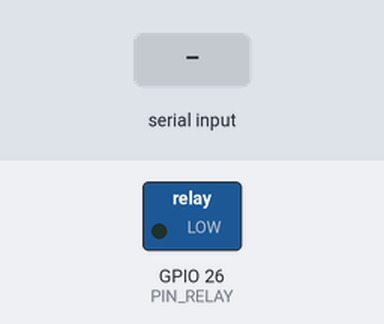
Bench run of a sketch on a simulated ESP32. Shown: switched loads named in the sketch (green lamp = pin HIGH). Dashed ring = blinking. Inputs (shaded band) come from the test bench. What the sketch prints to the serial monitor is not drawn.

Above: at 1.5 s.
1.6 s: "c\n" received over Serial
At 3.46 s:
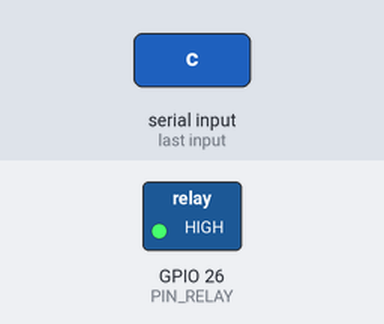
6.1 s: "l\n" received over Serial
At 7.3 s:
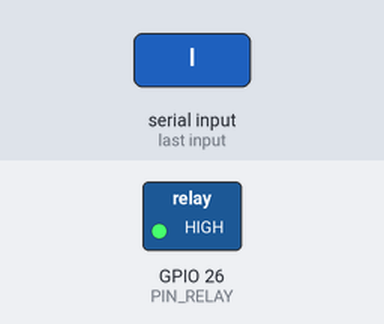
Timing chart, 0 to 9.1 s (numbered marks = the images above; inputs shaded):
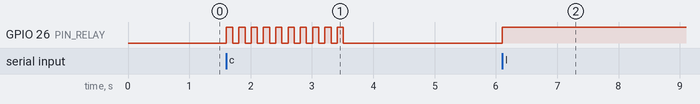

The sketch:

06_relay_mechanical.ino
```cpp
/*
 * TEST 06 — Mechanical Relay Validation
 * MMS V2 Hardware Validation Package
 *
 * Tests: GPIO drive, active HIGH / active LOW modes, pulse, cycle test,
 *        safe-state-on-boot verification
 *
 * Wiring:
 *   Relay VCC → ESP32 5V (Vin)
 *   Relay GND → GND
 *   Relay IN  → GPIO 26
 *
 * SAFETY: DO NOT connect mains voltage during this test.
 *         Use a multimeter in continuity mode on COM↔NO contacts.
 *
 * Serial: 115200 baud, 115200 baud
 * Commands: send single character via Serial Monitor
 *   h — set ACTIVE HIGH mode (IN HIGH = relay ON)  [default]
 *   l — set ACTIVE LOW mode  (IN LOW  = relay ON)
 *   o — relay ON
 *   f — relay OFF
 *   p — pulse 500ms ON then OFF
 *   c — 10-cycle continuity test (100ms ON / 100ms OFF)
 *   s — print current status
 */

#include <Arduino.h>

#define PIN_RELAY       26
#define CYCLE_COUNT     10
#define CYCLE_ON_MS     100
#define CYCLE_OFF_MS    100
#define PULSE_MS        500

static bool activeHigh  = true;   // V2 default; can be toggled via serial
static bool relayIsOn   = false;
static uint8_t cyclesDone = 0;

static uint8_t passCount = 0;
static uint8_t failCount = 0;

// ── Helpers ─────────────────────────────────────────────────────────────────

static void printSeparator() { Serial.println(F("========================================")); }
static void pass(const char* msg) { Serial.print(F("[PASS] ")); Serial.println(msg); passCount++; }
static void fail(const char* msg) { Serial.print(F("[FAIL] ")); Serial.println(msg); failCount++; }
static void info(const char* msg) { Serial.print(F("[INFO] ")); Serial.println(msg); }

// Drive the relay pin respecting the active-HIGH/LOW setting
static void setRelay(bool on) {
    relayIsOn = on;
    if (activeHigh) {
        digitalWrite(PIN_RELAY, on ? HIGH : LOW);
    } else {
        digitalWrite(PIN_RELAY, on ? LOW : HIGH);  // inverted logic
    }
}

static void printRelayStatus() {
    Serial.print(F("[STATE] Relay "));
    Serial.print(relayIsOn ? F("ON ") : F("OFF"));
    Serial.print(F("  GPIO26="));
    Serial.print(digitalRead(PIN_RELAY) == HIGH ? F("HIGH") : F("LOW "));
    Serial.print(F("  mode=active_"));
    Serial.println(activeHigh ? F("HIGH") : F("LOW"));
}

static void printHelp() {
    Serial.println(F("[INFO] Commands (send via Serial Monitor at 115200 baud):"));
    Serial.println(F("[INFO]   h = active HIGH mode (most common relay modules)"));
    Serial.println(F("[INFO]   l = active LOW mode  (some blue relay modules)"));
    Serial.println(F("[INFO]   o = relay ON"));
    Serial.println(F("[INFO]   f = relay OFF"));
    Serial.println(F("[INFO]   p = 500ms pulse"));
    Serial.println(F("[INFO]   c = 10-cycle test (100ms on/off)"));
    Serial.println(F("[INFO]   s = print status"));
    Serial.println(F("[INFO]   ? = this help"));
}

// ── Setup ─────────────────────────────────────────────────────────────────────

void setup() {
    Serial.begin(115200);
    delay(200);

    // CRITICAL: Set GPIO LOW before configuring as output
    // This ensures relay starts in known-safe state regardless of GPIO boot state
    digitalWrite(PIN_RELAY, LOW);
    pinMode(PIN_RELAY, OUTPUT);
    digitalWrite(PIN_RELAY, LOW);

    delay(100);

    printSeparator();
    Serial.println(F(" MMS V2 — Test 06: Mechanical Relay"));
    printSeparator();

    // Verify safe state
    bool gpioLow = (digitalRead(PIN_RELAY) == LOW);
    if (gpioLow) {
        pass("GPIO 26 starts LOW (safe state on boot)");
        info("In ACTIVE HIGH mode this means relay is OFF — correct");
    } else {
        fail("GPIO 26 not LOW on boot — relay may briefly energise on power-up");
    }

    Serial.println();
    Serial.println(F("[INFO] SAFETY: DO NOT connect mains voltage."));
    Serial.println(F("[INFO] Use multimeter in CONTINUITY mode on COM↔NO terminals."));
    Serial.println(F("[INFO] When relay is ON: multimeter should beep (continuity)"));
    Serial.println(F("[INFO] When relay is OFF: multimeter should be silent (open)"));
    Serial.println();

    info("Default mode: ACTIVE HIGH (IN HIGH = relay ON)");
    info("If relay activates on boot without a command, it is ACTIVE LOW — send 'l'");
    Serial.println();
    printHelp();
    Serial.println();
    printRelayStatus();
    Serial.println();
}

// ── Loop ─────────────────────────────────────────────────────────────────────

void loop() {
    if (!Serial.available()) return;

    char cmd = (char)Serial.read();
    // Consume rest of line
    while (Serial.available()) Serial.read();

    switch (cmd) {
        case 'h':
            activeHigh = true;
            setRelay(false);  // safe off
            info("Mode set: ACTIVE HIGH (default for optocoupler relay modules)");
            info("GPIO 26 HIGH = relay ON, LOW = relay OFF");
            printRelayStatus();
            break;

        case 'l':
            activeHigh = false;
            setRelay(false);  // safe off
            info("Mode set: ACTIVE LOW (some relay modules without optocoupler)");
            info("GPIO 26 LOW = relay ON, HIGH = relay OFF");
            printRelayStatus();
            break;

        case 'o':
            setRelay(true);
            Serial.print(F("[ACTION] Relay ON"));
            if (activeHigh) Serial.print(F(" (GPIO26=HIGH)"));
            else            Serial.print(F(" (GPIO26=LOW)"));
            Serial.println(F(" — listen for click, check multimeter for continuity"));
            printRelayStatus();
            break;

        case 'f':
            setRelay(false);
            Serial.print(F("[ACTION] Relay OFF"));
            if (activeHigh) Serial.print(F(" (GPIO26=LOW)"));
            else            Serial.print(F(" (GPIO26=HIGH)"));
            Serial.println(F(" — listen for click, multimeter should show open"));
            printRelayStatus();
            break;

        case 'p':
            info("Pulse: relay ON for 500ms then OFF");
            setRelay(true);
            printRelayStatus();
            delay(PULSE_MS);
            setRelay(false);
            printRelayStatus();
            pass("Pulse complete — confirm click ON and click OFF");
            break;

        case 'c': {
            info("10-cycle continuity test: 100ms ON / 100ms OFF");
            info("Listen for 10 double-clicks. Count 20 total relay operations.");
            uint8_t errors = 0;
            for (int i = 1; i <= CYCLE_COUNT; i++) {
                setRelay(true);
                Serial.print(F("[CYCLE] "));
                Serial.print(i);
                Serial.print(F("/10 ON  — GPIO="));
                Serial.println(digitalRead(PIN_RELAY));
                delay(CYCLE_ON_MS);

                setRelay(false);
                Serial.print(F("[CYCLE] "));
                Serial.print(i);
                Serial.print(F("/10 OFF — GPIO="));
                Serial.println(digitalRead(PIN_RELAY));
                delay(CYCLE_OFF_MS);
            }
            cyclesDone += CYCLE_COUNT;

            Serial.println();
            if (errors == 0) {
                pass("10-cycle test complete — no GPIO errors");
                info("Confirm: heard 20 clicks (10 ON + 10 OFF)?");
                info("Confirm: multimeter showed continuity on each ON, open on each OFF?");
            } else {
                fail("GPIO state mismatches during cycle test");
            }

            setRelay(false);
            Serial.print(F("[INFO] Total cycles run this session: "));
            Serial.println(cyclesDone);
            break;
        }

        case 's':
            printRelayStatus();
            Serial.print(F("[INFO] Total pass: "));
            Serial.print(passCount);
            Serial.print(F("  fail: "));
            Serial.println(failCount);
            break;

        case '?':
            printHelp();
            break;

        case '\r':
        case '\n':
            break;

        default:
            Serial.print(F("[WARN] Unknown command '"));
            Serial.print(cmd);
            Serial.println(F("' — send '?' for help"));
            break;
    }

    // Always end in safe state after each command
    // (except 'o' which intentionally leaves relay ON)
}
```

Measured:
- after the input at 1.6 s, GPIO 26 (PIN_RELAY): alternates HIGH for 0.10 s and LOW for 0.10 s, 20 changes in all, then stays LOW, starting at once
- after the input at 6.1 s, GPIO 26 (PIN_RELAY): LOW → HIGH at once
